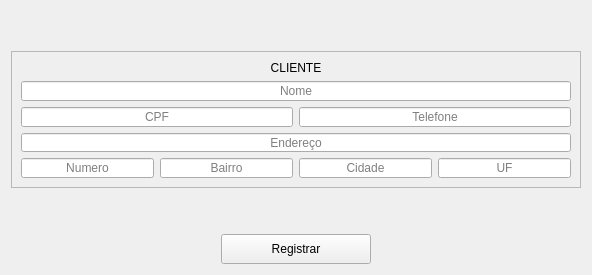
                <widget class="QWidget" name="tab_clientes_register">
                 <property name="enabled">
                  <bool>true</bool>
                 </property>
                 <attribute name="title">
                  <string>Cadastro</string>
                 </attribute>
                 <layout class="QVBoxLayout" name="verticalLayout_10">
                  <item>
                   <spacer name="verticalSpacer_5">
                    <property name="orientation">
                     <enum>Qt::Vertical</enum>
                    </property>
                    <property name="sizeHint" stdset="0">
                     <size>
                      <width>20</width>
                      <height>40</height>
                     </size>
                    </property>
                   </spacer>
                  </item>
                  <item>
                   <widget class="QFrame" name="frame">
                    <property name="minimumSize">
                     <size>
                      <width>570</width>
                      <height>0</height>
                     </size>
                    </property>
                    <property name="maximumSize">
                     <size>
                      <width>16777215</width>
                      <height>137</height>
                     </size>
                    </property>
                    <property name="frameShape">
                     <enum>QFrame::StyledPanel</enum>
                    </property>
                    <property name="frameShadow">
                     <enum>QFrame::Raised</enum>
                    </property>
                    <layout class="QGridLayout" name="gridLayout">
                     <item row="4" column="3">
                      <widget class="QLineEdit" name="txt_estado_cliente">
                       <property name="alignment">
                        <set>Qt::AlignCenter</set>
                       </property>
                       <property name="placeholderText">
                        <string>UF</string>
                       </property>
                      </widget>
                     </item>
                     <item row="3" column="0" colspan="4">
                      <widget class="QLineEdit" name="txt_endereco_cliente">
                       <property name="alignment">
                        <set>Qt::AlignCenter</set>
                       </property>
                       <property name="placeholderText">
                        <string>Endereço</string>
                       </property>
                      </widget>
                     </item>
                     <item row="1" column="0" colspan="4">
                      <widget class="QLineEdit" name="txt_nome_cliente">
                       <property name="alignment">
                        <set>Qt::AlignCenter</set>
                       </property>
                       <property name="placeholderText">
                        <string>Nome</string>
                       </property>
                      </widget>
                     </item>
                     <item row="2" column="2" colspan="2">
                      <widget class="QLineEdit" name="txt_telefone_cliente">
                       <property name="alignment">
                        <set>Qt::AlignCenter</set>
                       </property>
                       <property name="placeholderText">
                        <string>Telefone</string>
                       </property>
                      </widget>
                     </item>
                     <item row="4" column="0">
                      <widget class="QLineEdit" name="txt_numero_cliente">
                       <property name="alignment">
                        <set>Qt::AlignCenter</set>
                       </property>
                       <property name="placeholderText">
                        <string>Numero</string>
                       </property>
                      </widget>
                     </item>
                     <item row="2" column="0" colspan="2">
                      <widget class="QLineEdit" name="txt_cpf_cliente">
                       <property name="alignment">
                        <set>Qt::AlignCenter</set>
                       </property>
                       <property name="placeholderText">
                        <string>CPF</string>
                       </property>
                      </widget>
                     </item>
                     <item row="4" column="2">
                      <widget class="QLineEdit" name="txt_cidade_cliente">
                       <property name="alignment">
                        <set>Qt::AlignCenter</set>
                       </property>
                       <property name="placeholderText">
                        <string>Cidade</string>
                       </property>
                      </widget>
                     </item>
                     <item row="4" column="1">
                      <widget class="QLineEdit" name="txt_bairro_cliente">
                       <property name="alignment">
                        <set>Qt::AlignCenter</set>
                       </property>
                       <property name="placeholderText">
                        <string>Bairro</string>
                       </property>
                      </widget>
                     </item>
                     <item row="0" column="1" colspan="2">
                      <widget class="QLabel" name="lb_client_cadastro">
                       <property name="text">
                        <string>CLIENTE</string>
                       </property>
                       <property name="alignment">
                        <set>Qt::AlignCenter</set>
                       </property>
                      </widget>
                     </item>
                    </layout>
                   </widget>
                  </item>
                  <item>
                   <spacer name="verticalSpacer_4">
                    <property name="orientation">
                     <enum>Qt::Vertical</enum>
                    </property>
                    <property name="sizeHint" stdset="0">
                     <size>
                      <width>20</width>
                      <height>40</height>
                     </size>
                    </property>
                   </spacer>
                  </item>
                  <item alignment="Qt::AlignHCenter">
                   <widget class="QPushButton" name="btn_cadastrar_cliente">
                    <property name="minimumSize">
                     <size>
                      <width>150</width>
                      <height>30</height>
                     </size>
                    </property>
                    <property name="cursor">
                     <cursorShape>PointingHandCursor</cursorShape>
                    </property>
                    <property name="text">
                     <string>Registrar</string>
                    </property>
                   </widget>
                  </item>
                 </layout>
                </widget>
